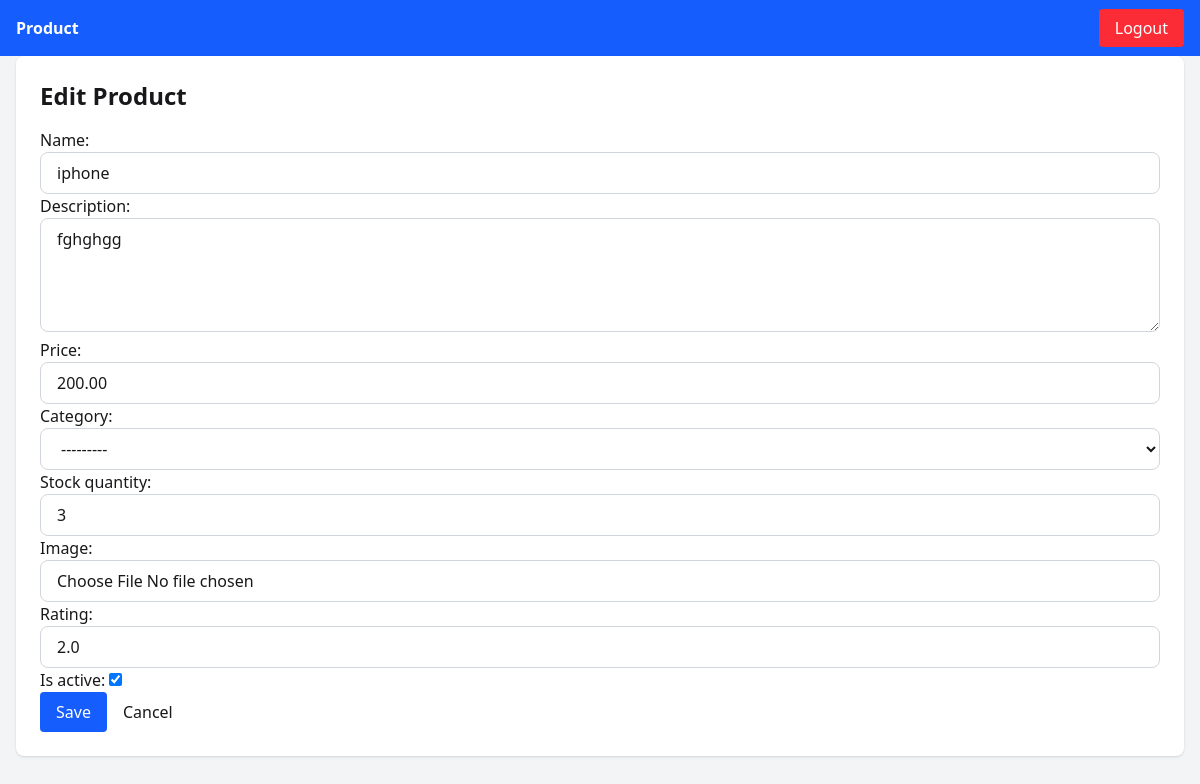
Page /dashboard/products/4/update/ (signed in) on the committed database.
### dashboard/models.py (models this page shows, shortened)
class Product(models.Model):
    STATUS_CHOICES = (
        ('in_stock', 'In Stock'),
        ('low_stock', 'Low Stock'),
        ('out_of_stock', 'Out of Stock'),
    )
    name = models.CharField(max_length=200)
    description = models.TextField(blank=True, null=True)
    price = models.DecimalField(
        max_digits=10,
        decimal_places=2,
        validators=[MinValueValidator(0)]
    )
    category = models.ForeignKey(
        Category,
        on_delete=models.SET_NULL,
        null=True,
        blank=True,
        related_name='products'
    )
    stock_quantity = models.IntegerField(
        default=0,
        validators=[MinValueValidator(0)]
    )
    status = models.CharField(
        max_length=20,
        choices=STATUS_CHOICES,
        default='in_stock'
    )
    image = models.ImageField(
        upload_to='products/',
        blank=True,
        null=True
    )
    rating = models.DecimalField(
        max_digits=3,
        decimal_places=1,
        default=0,
        validators=[MinValueValidator(0), MaxValueValidator(5)]
    )
    created_by = models.ForeignKey(
        User,
        on_delete=models.CASCADE,
        related_name='products'
    )
    created_at = models.DateTimeField(auto_now_add=True)
    updated_at = models.DateTimeField(auto_now=True)
    is_active = models.BooleanField(default=True)
    class Meta:
        ordering = ['-created_at']

class Category(models.Model):
    name = models.CharField(max_length=100, unique=True)
    description = models.TextField(blank=True, null=True)
    created_at = models.DateTimeField(auto_now_add=True)
    updated_at = models.DateTimeField(auto_now=True)
    class Meta:
        verbose_name_plural = "Categories"
        ordering = ['name']
    def __str__(self):
        return self.name

### dashboard/views.py (the view)
# urls.py: path("products/<int:pk>/update/", views.product_update, name="product_update"),
@login_required
def product_update(request, pk):
    product = get_object_or_404(Product, pk=pk, created_by=request.user)
    if request.method == 'POST':
        form = ProductForm(request.POST, request.FILES, instance=product)
        if form.is_valid():
            form.save()
            messages.success(request, 'Product updated successfully!')
            return redirect('dashboard:product_list')
        else:
            messages.error(request, 'Please correct the errors below.')
    else:
        form = ProductForm(instance=product)
    context = {
        'form': form,
        'title': 'Edit Product',
        'product': product,
    }
    return render(request, 'dashboard/product_form.html', context)

### dashboard/templates/dashboard/product_form.html (shortened to what this page needs)
{% extends "base.html" %}
{% block content %}
<div class="max-w-3xl mx-auto bg-white p-6 rounded-lg shadow">
    <h1 class="text-2xl font-bold mb-4">{{ title|default:"Product" }}</h1>
    <form method="post" enctype="multipart/form-data" class="space-y-4">
        {{ form.as_p }}
        <div class="flex gap-3">
            <button type="submit" class="px-4 py-2 bg-blue-600 text-white rounded hover:bg-blue-700">Save</button>
            <a href="{% url 'dashboard:product_list' %}" class="px-4 py-2 bg-gray-200 rounded hover:bg-gray-300">Cancel</a>
        </div>
    </form>
</div>
{% endblock %}

### rows in the picture
Product: name "iphone", description "fghghgg", price "200.00", category "---------", stock_quantity "3", rating "2.0", is_active "☑"

### other values in the picture
{{ title|default:"Product" }} "Edit Product"
